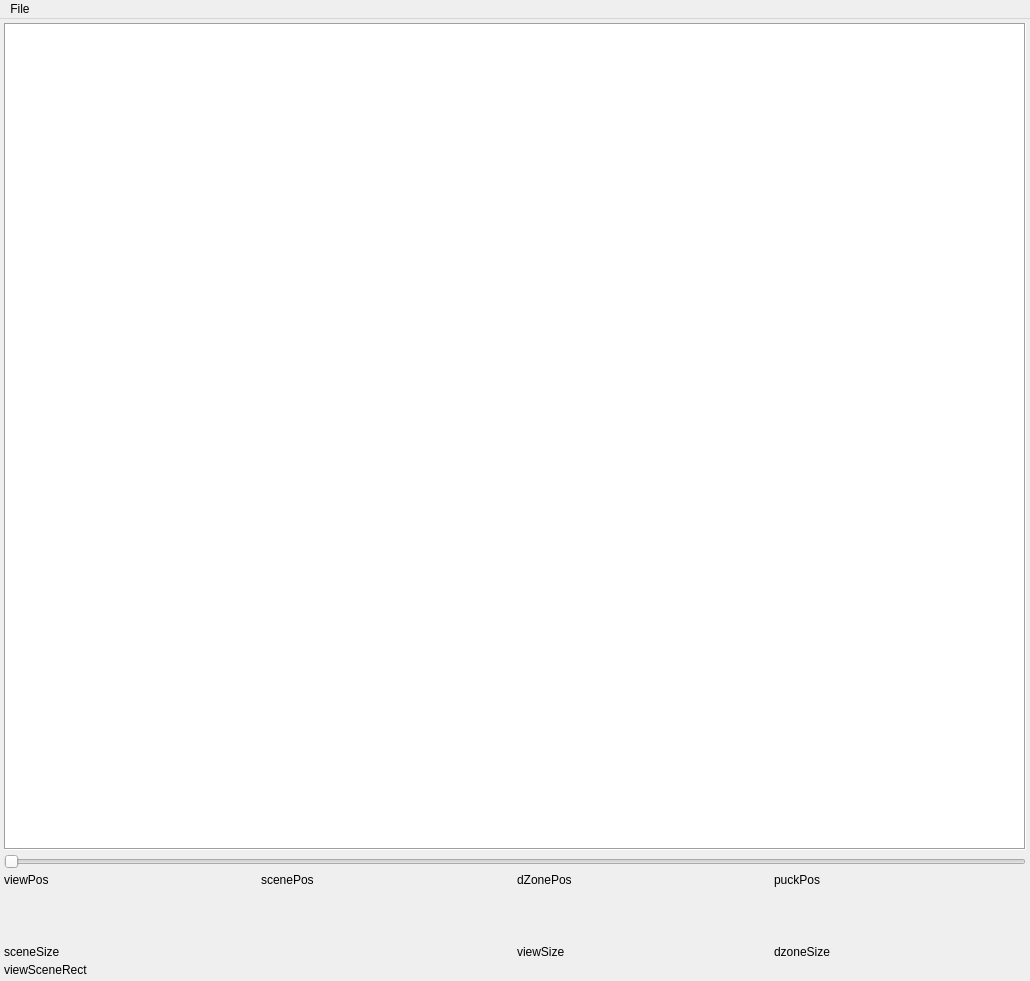
<?xml version="1.0" encoding="UTF-8"?>
<ui version="4.0">
 <class>MainWindow</class>
 <widget class="QMainWindow" name="MainWindow">
  <property name="geometry">
   <rect>
    <x>0</x>
    <y>0</y>
    <width>1030</width>
    <height>981</height>
   </rect>
  </property>
  <property name="windowTitle">
   <string>MainWindow</string>
  </property>
  <widget class="QWidget" name="centralwidget">
   <layout class="QVBoxLayout" name="verticalLayout">
    <property name="spacing">
     <number>4</number>
    </property>
    <property name="leftMargin">
     <number>4</number>
    </property>
    <property name="topMargin">
     <number>4</number>
    </property>
    <property name="rightMargin">
     <number>4</number>
    </property>
    <property name="bottomMargin">
     <number>4</number>
    </property>
    <item>
     <widget class="MyGraphicsView" name="gView">
      <property name="minimumSize">
       <size>
        <width>0</width>
        <height>0</height>
       </size>
      </property>
      <property name="frameShape">
       <enum>QFrame::Box</enum>
      </property>
      <property name="renderHints">
       <set>QPainter::Antialiasing|QPainter::HighQualityAntialiasing|QPainter::SmoothPixmapTransform|QPainter::TextAntialiasing</set>
      </property>
      <property name="cacheMode">
       <set>QGraphicsView::CacheNone</set>
      </property>
     </widget>
    </item>
    <item>
     <widget class="QSlider" name="scaleSlider">
      <property name="maximum">
       <number>200</number>
      </property>
      <property name="orientation">
       <enum>Qt::Horizontal</enum>
      </property>
      <property name="invertedAppearance">
       <bool>false</bool>
      </property>
      <property name="invertedControls">
       <bool>false</bool>
      </property>
     </widget>
    </item>
    <item>
     <layout class="QGridLayout" name="gridLayout">
      <property name="spacing">
       <number>4</number>
      </property>
      <item row="5" column="0">
       <widget class="QLabel" name="viewSceneRect">
        <property name="text">
         <string>viewSceneRect</string>
        </property>
       </widget>
      </item>
      <item row="4" column="3">
       <widget class="QLabel" name="dzoneSize">
        <property name="text">
         <string>dzoneSize</string>
        </property>
       </widget>
      </item>
      <item row="5" column="2">
       <widget class="QLabel" name="l14">
        <property name="text">
         <string/>
        </property>
       </widget>
      </item>
      <item row="4" column="2">
       <widget class="QLabel" name="viewSize">
        <property name="text">
         <string>viewSize</string>
        </property>
       </widget>
      </item>
      <item row="0" column="0">
       <widget class="QLabel" name="viewPos">
        <property name="text">
         <string>viewPos</string>
        </property>
       </widget>
      </item>
      <item row="1" column="2">
       <widget class="QLabel" name="l5">
        <property name="text">
         <string/>
        </property>
       </widget>
      </item>
      <item row="1" column="0">
       <widget class="QLabel" name="l4">
        <property name="text">
         <string/>
        </property>
       </widget>
      </item>
      <item row="3" column="0">
       <widget class="QLabel" name="l10">
        <property name="text">
         <string/>
        </property>
       </widget>
      </item>
      <item row="3" column="3">
       <widget class="QLabel" name="l12">
        <property name="text">
         <string/>
        </property>
       </widget>
      </item>
      <item row="2" column="0">
       <widget class="QLabel" name="l7">
        <property name="text">
         <string/>
        </property>
       </widget>
      </item>
      <item row="4" column="0">
       <widget class="QLabel" name="sceneSize">
        <property name="text">
         <string>sceneSize</string>
        </property>
       </widget>
      </item>
      <item row="2" column="3">
       <widget class="QLabel" name="l9">
        <property name="text">
         <string/>
        </property>
       </widget>
      </item>
      <item row="3" column="2">
       <widget class="QLabel" name="l11">
        <property name="text">
         <string/>
        </property>
       </widget>
      </item>
      <item row="2" column="2">
       <widget class="QLabel" name="l8">
        <property name="text">
         <string/>
        </property>
       </widget>
      </item>
      <item row="1" column="1">
       <widget class="QLabel" name="label">
        <property name="text">
         <string/>
        </property>
       </widget>
      </item>
      <item row="0" column="1">
       <widget class="QLabel" name="scenePos">
        <property name="text">
         <string>scenePos</string>
        </property>
       </widget>
      </item>
      <item row="0" column="2">
       <widget class="QLabel" name="dzonePos">
        <property name="text">
         <string>dZonePos</string>
        </property>
       </widget>
      </item>
      <item row="0" column="3">
       <widget class="QLabel" name="puckPos">
        <property name="text">
         <string>puckPos</string>
        </property>
       </widget>
      </item>
     </layout>
    </item>
   </layout>
  </widget>
  <widget class="QMenuBar" name="menubar">
   <property name="geometry">
    <rect>
     <x>0</x>
     <y>0</y>
     <width>1030</width>
     <height>21</height>
    </rect>
   </property>
   <widget class="QMenu" name="menuFile">
    <property name="title">
     <string>File</string>
    </property>
   </widget>
   <addaction name="menuFile"/>
  </widget>
 </widget>
 <customwidgets>
  <customwidget>
   <class>MyGraphicsView</class>
   <extends>QGraphicsView</extends>
   <header>MyGraphicsStuff</header>
  </customwidget>
 </customwidgets>
 <resources/>
 <connections/>
</ui>
